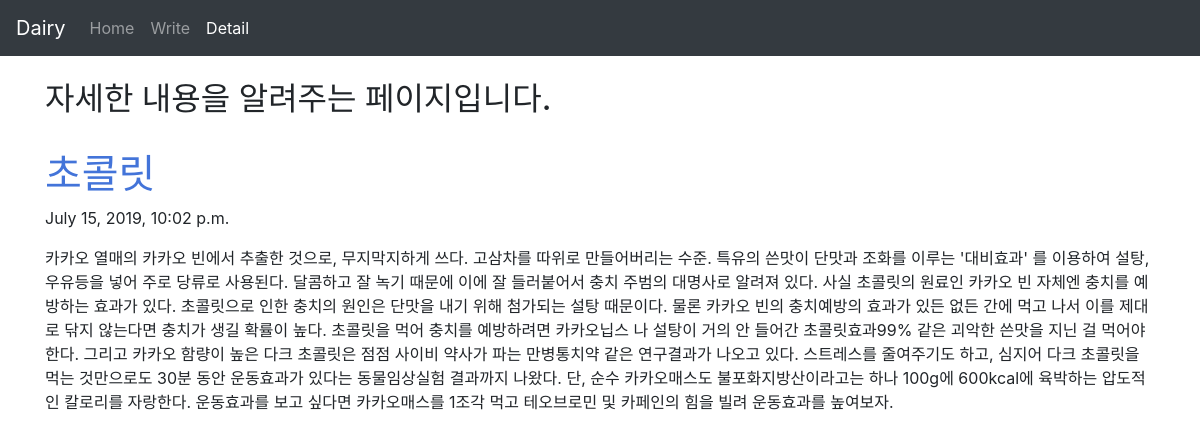
Page /blog/2 on the committed database.
### blogapp/models.py (models this page shows, shortened)
class Blog(models.Model):
    title = models.CharField(max_length = 200)
    pub_date = models.DateTimeField('date published')
    body = models.TextField()

### blogapp/views.py (the view)
# urls.py: path('blog/<int:blog_id>',blogapp.views.detail, name="detail"),
def detail(request, blog_id):
    details = get_object_or_404(Blog, pk=blog_id)
    return render(request, 'detail.html', {'details':details})

### blogapp/templates/detail.html (shortened to what this page needs)
<head>
    <link rel="stylesheet" href="https://stackpath.bootstrapcdn.com/bootstrap/4.3.1/css/bootstrap.min.css">
</head>
<body>
        <nav class="navbar navbar-expand-lg navbar-dark bg-dark">
                <a class="navbar-brand" href="#">Dairy</a>
                <div class="collapse navbar-collapse" id="navbarSupportedContent">
                  <ul class="navbar-nav mr-auto">
                    <li class="nav-item">
                            <a class="nav-link" href="{% url 'home' %}">Home</a>
                    </li>
                    <li class="nav-item">
                          <a class="nav-link" href="{% url 'new' %}">Write</a>
                    </li>
                    <li class="nav-item active">
                          <a class="nav-link" href="{% url 'detail' 1%}">Detail<span class="sr-only">(current)</span></a>
                    </li>
                  </ul>
                </div>
              </nav>
<div class = "container">
    <br>
    <h2> 자세한 내용을 알려주는 페이지입니다.</h2>
    <br>
    <h1 style="color:#4374D9;">{{details.title}}</h1>
    <p>{{details.pub_date}}</p>
    <p>{{details.body}}</p>
</div>
</body>

### rows in the picture
Blog: title "초콜릿", pub_date "July 15, 2019, 10:02 p.m.", body "카카오 열매의 카카오 빈에서 추출한 것으로, 무지막지하게 쓰다. 고삼차를 따위로 만들어버리는 수준. 특유의 쓴맛이 단맛과 조화를 이루는 '대비효과' 를 이용하여 설탕, 우유등을 넣어 주로 당류로 사용된다. 달콤하고 잘 녹기 때문에 이에 잘 들러붙어서 충치 주범의 대명사로 알려져 있다. 사실 초콜릿의 원료인 카카오 빈 자체엔 충치를 예방하는 효과가 있다. 초콜릿으로 인한 충치의 원인은 단맛을 내기 위해 첨가되는 설탕 때문이다. 물론 카카오 빈의 충치예방의 효과가 있든 없든 간에 먹고 나서 이를 제대로 닦지 않는다면 충치가 생길 확률이 높다. 초콜릿을 먹어 충치를 예방하려면 카카오닙스 나 설탕이 거의 안 들어간 초콜릿효과99% 같은 괴악한 쓴맛을 지닌 걸 먹어야 한다. 그리고 카카오 함량이 높은 다크 초콜릿은 점점 사이비 약사가 파는 만병통치약 같은 연구결과가 나오고 있다. 스트레스를 줄여주기도 하고, 심지어 다크 초콜릿을 먹는 것만으로도 30분 동안 운동효과가 있다는 동물임상실험 결과까지 나왔다. 단, 순수 카카오매스도 불포화지방산이라고는 하나 100g에 600kcal에 육박하는 압도적인 칼로리를 자랑한다. 운동효과를 보고 싶다면 카카오매스를 1조각 먹고 테오브로민 및 카페인의 힘을 빌려 운동효과를 높여보자."
